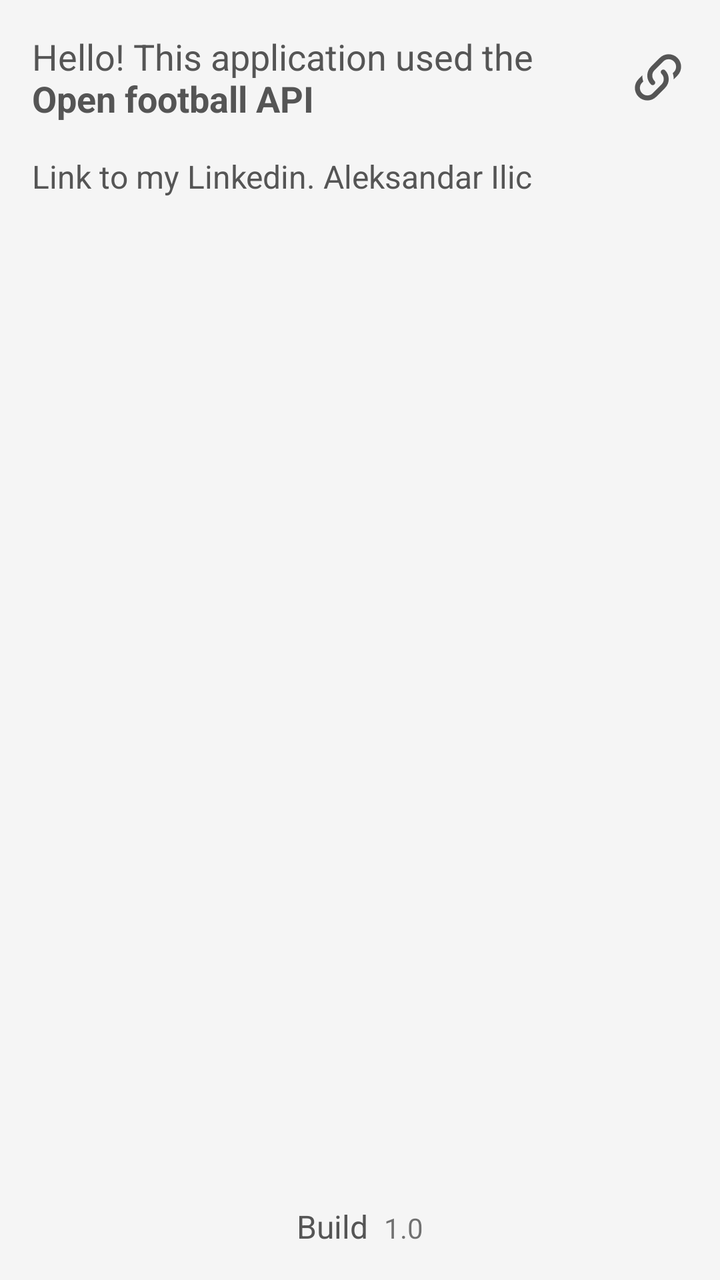
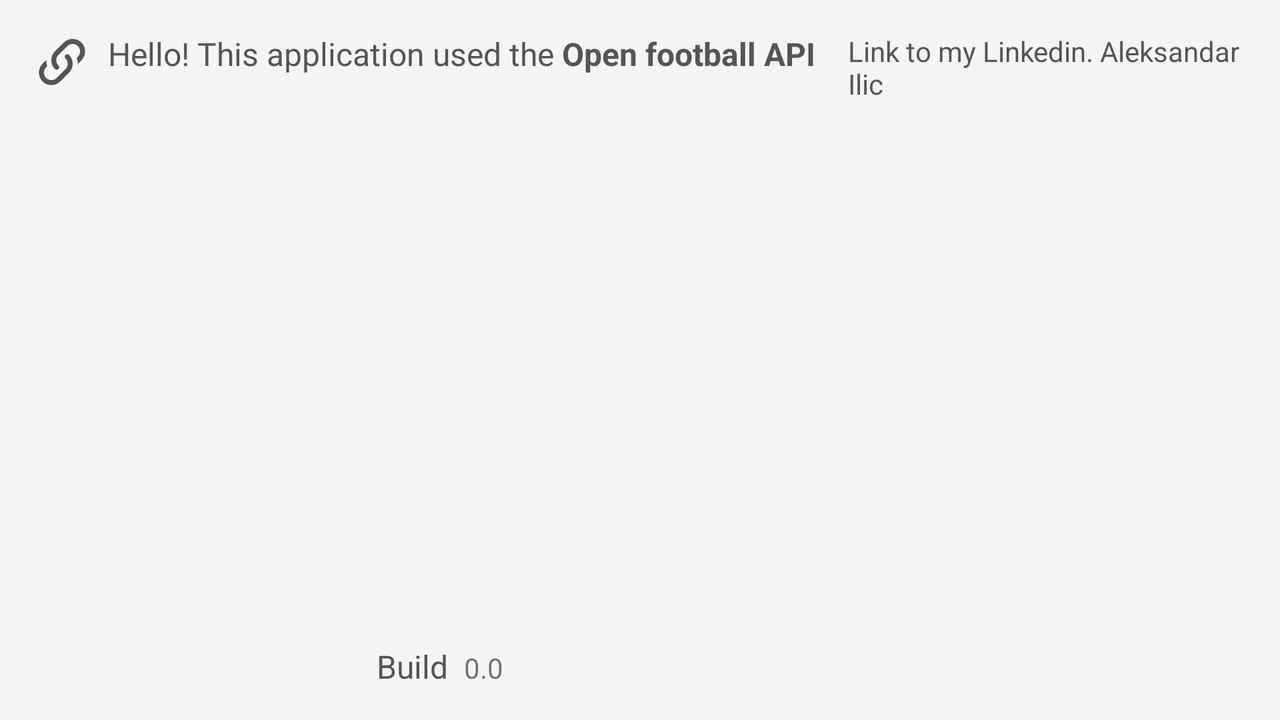

Two renders of one Android screen. The first uses the default layout on a phone; the second uses the alternative layout the repository ships for a different screen configuration, on a matching device. The two XML files are below.
<!-- AndroidManifest.xml: application theme AppTheme -->
<!-- res/layout/fragment_about.xml -->
<?xml version="1.0" encoding="utf-8"?>
<RelativeLayout
	xmlns:android="http://schemas.android.com/apk/res/android"
	xmlns:tools="http://schemas.android.com/tools"
	android:layout_width="match_parent"
	android:layout_height="match_parent"
	android:padding="16dp">

	<LinearLayout
		android:id="@+id/entry_layout"
		android:layout_width="match_parent"
		android:layout_height="wrap_content"
		android:orientation="horizontal">

		<TextView
			android:id="@+id/entry"
			android:layout_width="0dp"
			android:layout_height="wrap_content"
			android:layout_marginEnd="8dp"
			android:layout_marginRight="8dp"
			android:layout_weight="1"
			android:gravity="center_vertical|start"
			android:text="@string/about_entry"
			android:textColor="@color/about_text"
			android:textSize="18sp"/>

		<ImageView
			android:id="@+id/api_site"
			android:layout_width="30dp"
			android:layout_height="30dp"
			android:layout_gravity="center_vertical"
			android:src="@drawable/ic_link_variant"/>

	</LinearLayout>

	<TextView
		android:id="@+id/links"
		android:layout_marginTop="16dp"
		android:textSize="16sp"
		android:layout_below="@+id/entry_layout"
		android:textColor="@color/about_text"
		android:text="@string/about_links"
		android:layout_width="match_parent"
		android:layout_alignParentRight="true"
		android:layout_alignParentEnd="true"
		android:layout_height="wrap_content"/>

	<ListView
		android:id="@+id/list_view"
		android:layout_width="wrap_content"
		android:layout_height="wrap_content"
		android:layout_below="@id/links"
		android:paddingBottom="8dp"
		android:paddingTop="8dp"/>


	<LinearLayout
		android:id="@+id/version_layout"
		android:layout_width="match_parent"
		android:layout_height="wrap_content"
		android:layout_marginTop="16dp"
		android:layout_alignParentBottom="true"
		android:gravity="center_horizontal"
		android:orientation="horizontal">

		<TextView
			android:layout_width="wrap_content"
			android:layout_height="wrap_content"
			android:layout_marginEnd="8dp"
			android:layout_marginRight="8dp"
			android:text="@string/about_version"
			android:textColor="@color/about_text"
			android:textSize="16sp"/>

		<TextView
			android:id="@+id/version"
			android:layout_width="wrap_content"
			android:layout_height="wrap_content"
			tools:text="1.0"/>

	</LinearLayout>

</RelativeLayout>
<!-- resources referenced by this layout -->
<resources>
  <color name="about_text">#555</color>
  <!-- drawable ic_link_variant (drawable) -->
  <vector xmlns:android="http://schemas.android.com/apk/res/android"
      android:height="30dp"
      android:width="30dp"
      android:viewportWidth="24"
      android:viewportHeight="24">
      <path android:fillColor="#555" android:pathData="M10.59,13.41C11,13.8 11,14.44 10.59,14.83C10.2,15.22 9.56,15.22 9.17,14.83C7.22,12.88 7.22,9.71 9.17,7.76V7.76L12.71,4.22C14.66,2.27 17.83,2.27 19.78,4.22C21.73,6.17 21.73,9.34 19.78,11.29L18.29,12.78C18.3,11.96 18.17,11.14 17.89,10.36L18.36,9.88C19.54,8.71 19.54,6.81 18.36,5.64C17.19,4.46 15.29,4.46 14.12,5.64L10.59,9.17C9.41,10.34 9.41,12.24 10.59,13.41M13.41,9.17C13.8,8.78 14.44,8.78 14.83,9.17C16.78,11.12 16.78,14.29 14.83,16.24V16.24L11.29,19.78C9.34,21.73 6.17,21.73 4.22,19.78C2.27,17.83 2.27,14.66 4.22,12.71L5.71,11.22C5.7,12.04 5.83,12.86 6.11,13.65L5.64,14.12C4.46,15.29 4.46,17.19 5.64,18.36C6.81,19.54 8.71,19.54 9.88,18.36L13.41,14.83C14.59,13.66 14.59,11.76 13.41,10.59C13,10.2 13,9.56 13.41,9.17Z" />
  </vector>
  <string name="about_entry">Hello! This application used the <b>Open football API</b></string>
  <string name="about_links">Link to my Linkedin. Aleksandar Ilic</string>
  <string name="about_version">Build</string>
  <!-- from res/values-v21/ -->
  <style name="AppTheme" parent="Theme.AppCompat.Light.DarkActionBar">
  		<item name="colorPrimary">@android:color/holo_blue_light</item>
  		<item name="colorPrimaryDark">@android:color/holo_blue_dark</item>
  		<item name="android:textColorPrimary">@color/text_primary</item>
  		<item name="android:textColorSecondary">@color/text_secondary</item>
  		<item name="colorAccent">@color/accent</item>
  		<item name="android:windowBackground">@color/window_background</item>
  		<item name="android:navigationBarColor">@android:color/holo_blue_light</item>
  	</style>
  <color name="text_primary">#000</color>
  <color name="text_secondary">#303030</color>
  <color name="accent">#FF6E40</color>
  <color name="window_background">#F5F5F5</color>
</resources>
<!-- res/layout-land/fragment_about.xml (the repository's variant of the layout above) -->
<!-- drawn on the phone turned sideways -->
<?xml version="1.0" encoding="utf-8"?>
<RelativeLayout
	xmlns:android="http://schemas.android.com/apk/res/android"
	xmlns:tools="http://schemas.android.com/tools"
	android:layout_width="match_parent"
	android:layout_height="match_parent"
	android:padding="16dp">

	<LinearLayout
		android:id="@+id/entry_layout"
		android:layout_width="match_parent"
		android:layout_height="wrap_content"
		android:layout_toLeftOf="@+id/list_view"
		android:layout_toStartOf="@+id/list_view"
		android:orientation="horizontal">

		<ImageView
			android:id="@+id/api_site"
			android:layout_width="30dp"
			android:layout_height="30dp"
			android:src="@drawable/ic_link_variant"/>

		<TextView
			android:id="@+id/entry"
			android:layout_width="0dp"
			android:layout_height="wrap_content"
			android:layout_marginEnd="8dp"
			android:layout_marginLeft="8dp"
			android:layout_marginRight="8dp"
			android:layout_marginStart="8dp"
			android:layout_weight="1"
			android:gravity="center_vertical|start"
			android:text="@string/about_entry"
			android:textColor="@color/about_text"
			android:textSize="16sp"/>

	</LinearLayout>

	<TextView
		android:id="@+id/links"
		android:layout_width="@dimen/about_list_width"
		android:layout_height="wrap_content"
		android:layout_alignParentEnd="true"
		android:layout_alignParentRight="true"
		android:text="@string/about_links"
		android:textColor="@color/about_text"/>

	<ListView
		android:id="@+id/list_view"
		android:layout_width="@dimen/about_list_width"
		android:layout_height="match_parent"
		android:layout_alignParentEnd="true"
		android:layout_alignParentRight="true"
		android:layout_below="@+id/links"
		android:paddingBottom="8dp"
		android:paddingTop="8dp"/>



	<LinearLayout
		android:id="@+id/version_layout"
		android:layout_width="match_parent"
		android:layout_height="wrap_content"
		android:layout_alignParentBottom="true"
		android:layout_marginTop="16dp"
		android:layout_toLeftOf="@+id/list_view"
		android:layout_toStartOf="@+id/list_view"
		android:gravity="center_horizontal"
		android:orientation="horizontal">

		<TextView
			android:layout_width="wrap_content"
			android:layout_height="wrap_content"
			android:layout_marginEnd="8dp"
			android:layout_marginRight="8dp"
			android:text="@string/about_version"
			android:textColor="@color/about_text"
			android:textSize="16sp"/>

		<TextView
			android:id="@+id/version"
			android:layout_width="wrap_content"
			android:layout_height="wrap_content"
			tools:text="0.0"/>
	</LinearLayout>

</RelativeLayout>
<!-- resources referenced by the variant -->
<!-- as the phone turned sideways resolves them -->
<resources>
  <color name="about_text">#555</color>
  <dimen name="about_list_width">200dp</dimen>
  <!-- drawable ic_link_variant (drawable) -->
  <vector xmlns:android="http://schemas.android.com/apk/res/android"
      android:height="30dp"
      android:width="30dp"
      android:viewportWidth="24"
      android:viewportHeight="24">
      <path android:fillColor="#555" android:pathData="M10.59,13.41C11,13.8 11,14.44 10.59,14.83C10.2,15.22 9.56,15.22 9.17,14.83C7.22,12.88 7.22,9.71 9.17,7.76V7.76L12.71,4.22C14.66,2.27 17.83,2.27 19.78,4.22C21.73,6.17 21.73,9.34 19.78,11.29L18.29,12.78C18.3,11.96 18.17,11.14 17.89,10.36L18.36,9.88C19.54,8.71 19.54,6.81 18.36,5.64C17.19,4.46 15.29,4.46 14.12,5.64L10.59,9.17C9.41,10.34 9.41,12.24 10.59,13.41M13.41,9.17C13.8,8.78 14.44,8.78 14.83,9.17C16.78,11.12 16.78,14.29 14.83,16.24V16.24L11.29,19.78C9.34,21.73 6.17,21.73 4.22,19.78C2.27,17.83 2.27,14.66 4.22,12.71L5.71,11.22C5.7,12.04 5.83,12.86 6.11,13.65L5.64,14.12C4.46,15.29 4.46,17.19 5.64,18.36C6.81,19.54 8.71,19.54 9.88,18.36L13.41,14.83C14.59,13.66 14.59,11.76 13.41,10.59C13,10.2 13,9.56 13.41,9.17Z" />
  </vector>
  <string name="about_entry">Hello! This application used the <b>Open football API</b></string>
  <string name="about_links">Link to my Linkedin. Aleksandar Ilic</string>
  <string name="about_version">Build</string>
  <!-- from res/values-v21/ -->
  <style name="AppTheme" parent="Theme.AppCompat.Light.DarkActionBar">
  		<item name="colorPrimary">@android:color/holo_blue_light</item>
  		<item name="colorPrimaryDark">@android:color/holo_blue_dark</item>
  		<item name="android:textColorPrimary">@color/text_primary</item>
  		<item name="android:textColorSecondary">@color/text_secondary</item>
  		<item name="colorAccent">@color/accent</item>
  		<item name="android:windowBackground">@color/window_background</item>
  		<item name="android:navigationBarColor">@android:color/holo_blue_light</item>
  	</style>
  <color name="text_primary">#000</color>
  <color name="text_secondary">#303030</color>
  <color name="accent">#FF6E40</color>
  <color name="window_background">#F5F5F5</color>
</resources>
